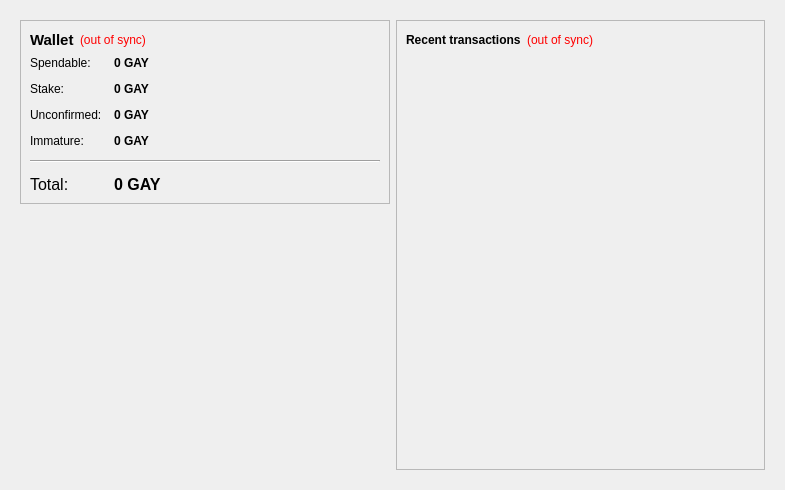
<?xml version="1.0" encoding="UTF-8"?>
<ui version="4.0">
 <class>OverviewPage</class>
 <widget class="QWidget" name="OverviewPage">
  <property name="geometry">
   <rect>
    <x>0</x>
    <y>0</y>
    <width>785</width>
    <height>490</height>
   </rect>
  </property>
  <property name="windowTitle">
   <string>Form</string>
  </property>
  <layout class="QHBoxLayout" name="horizontalLayout" stretch="0">
   <item>
    <widget class="QFrame" name="frameMain">
     <property name="frameShape">
      <enum>QFrame::NoFrame</enum>
     </property>
     <layout class="QHBoxLayout" name="horizontalLayout_3">
      <item>
       <layout class="QVBoxLayout" name="verticalLayout_2">
        <item>
         <widget class="QFrame" name="frame">
          <property name="frameShape">
           <enum>QFrame::StyledPanel</enum>
          </property>
          <property name="frameShadow">
           <enum>QFrame::Raised</enum>
          </property>
          <layout class="QVBoxLayout" name="verticalLayout_4">
           <item>
            <layout class="QHBoxLayout" name="horizontalLayout_4">
             <item>
              <widget class="QLabel" name="label_5">
               <property name="font">
                <font>
                 <pointsize>11</pointsize>
                 <weight>75</weight>
                 <bold>true</bold>
                </font>
               </property>
               <property name="text">
                <string>Wallet</string>
               </property>
              </widget>
             </item>
             <item>
              <widget class="QLabel" name="labelWalletStatus">
               <property name="toolTip">
                <string>The displayed information may be out of date. Your wallet automatically synchronizes with the GAY Coin network after a connection is established, but this process has not completed yet.</string>
               </property>
               <property name="styleSheet">
                <string notr="true">QLabel { color: red; }</string>
               </property>
               <property name="text">
                <string notr="true">(out of sync)</string>
               </property>
               <property name="alignment">
                <set>Qt::AlignLeading|Qt::AlignLeft|Qt::AlignVCenter</set>
               </property>
              </widget>
             </item>
             <item>
              <spacer name="horizontalSpacer_2">
               <property name="orientation">
                <enum>Qt::Horizontal</enum>
               </property>
               <property name="sizeHint" stdset="0">
                <size>
                 <width>40</width>
                 <height>20</height>
                </size>
               </property>
              </spacer>
             </item>
            </layout>
           </item>
           <item>
            <layout class="QFormLayout" name="formLayout_2">
             <property name="fieldGrowthPolicy">
              <enum>QFormLayout::AllNonFixedFieldsGrow</enum>
             </property>
             <property name="horizontalSpacing">
              <number>12</number>
             </property>
             <property name="verticalSpacing">
              <number>12</number>
             </property>
             <item row="0" column="0">
              <widget class="QLabel" name="label">
               <property name="text">
                <string>Spendable:</string>
               </property>
              </widget>
             </item>
             <item row="0" column="1">
              <widget class="QLabel" name="labelBalance">
               <property name="font">
                <font>
                 <weight>75</weight>
                 <bold>true</bold>
                </font>
               </property>
               <property name="cursor">
                <cursorShape>IBeamCursor</cursorShape>
               </property>
               <property name="toolTip">
                <string>Your current spendable balance</string>
               </property>
               <property name="text">
                <string notr="true">0 GAY</string>
               </property>
               <property name="textInteractionFlags">
                <set>Qt::LinksAccessibleByMouse|Qt::TextSelectableByKeyboard|Qt::TextSelectableByMouse</set>
               </property>
              </widget>
             </item>
             <item row="1" column="0">
              <widget class="QLabel" name="label_6">
               <property name="text">
                <string>Stake:</string>
               </property>
              </widget>
             </item>
             <item row="1" column="1">
              <widget class="QLabel" name="labelStake">
               <property name="font">
                <font>
                 <weight>75</weight>
                 <bold>true</bold>
                </font>
               </property>
               <property name="cursor">
                <cursorShape>IBeamCursor</cursorShape>
               </property>
               <property name="toolTip">
                <string>Total of coins that was staked, and do not yet count toward the current balance</string>
               </property>
               <property name="text">
                <string notr="true">0 GAY</string>
               </property>
               <property name="textInteractionFlags">
                <set>Qt::LinksAccessibleByMouse|Qt::TextSelectableByKeyboard|Qt::TextSelectableByMouse</set>
               </property>
              </widget>
             </item>
             <item row="2" column="0">
              <widget class="QLabel" name="label_3">
               <property name="text">
                <string>Unconfirmed:</string>
               </property>
              </widget>
             </item>
             <item row="2" column="1">
              <widget class="QLabel" name="labelUnconfirmed">
               <property name="font">
                <font>
                 <weight>75</weight>
                 <bold>true</bold>
                </font>
               </property>
               <property name="cursor">
                <cursorShape>IBeamCursor</cursorShape>
               </property>
               <property name="toolTip">
                <string>Total of transactions that have yet to be confirmed, and do not yet count toward the current balance</string>
               </property>
               <property name="text">
                <string notr="true">0 GAY</string>
               </property>
               <property name="textInteractionFlags">
                <set>Qt::LinksAccessibleByMouse|Qt::TextSelectableByKeyboard|Qt::TextSelectableByMouse</set>
               </property>
              </widget>
             </item>
             <item row="3" column="0">
              <widget class="QLabel" name="labelImmatureText">
               <property name="text">
                <string>Immature:</string>
               </property>
              </widget>
             </item>
             <item row="3" column="1">
              <widget class="QLabel" name="labelImmature">
               <property name="font">
                <font>
                 <weight>75</weight>
                 <bold>true</bold>
                </font>
               </property>
               <property name="toolTip">
                <string>Mined balance that has not yet matured</string>
               </property>
               <property name="text">
                <string notr="true">0 GAY</string>
               </property>
               <property name="textInteractionFlags">
                <set>Qt::LinksAccessibleByMouse|Qt::TextSelectableByKeyboard|Qt::TextSelectableByMouse</set>
               </property>
              </widget>
             </item>
             <item row="4" column="0" colspan="2">
              <widget class="Line" name="line">
               <property name="orientation">
                <enum>Qt::Horizontal</enum>
               </property>
              </widget>
             </item>
             <item row="5" column="0">
              <widget class="QLabel" name="labelTotalText">
               <property name="font">
                <font>
                 <pointsize>12</pointsize>
                </font>
               </property>
               <property name="text">
                <string>Total:</string>
               </property>
              </widget>
             </item>
             <item row="5" column="1">
              <widget class="QLabel" name="labelTotal">
               <property name="font">
                <font>
                 <pointsize>12</pointsize>
                 <weight>75</weight>
                 <bold>true</bold>
                </font>
               </property>
               <property name="cursor">
                <cursorShape>IBeamCursor</cursorShape>
               </property>
               <property name="toolTip">
                <string>Your current total balance</string>
               </property>
               <property name="text">
                <string notr="true">0 GAY</string>
               </property>
               <property name="textInteractionFlags">
                <set>Qt::LinksAccessibleByMouse|Qt::TextSelectableByKeyboard|Qt::TextSelectableByMouse</set>
               </property>
              </widget>
             </item>
            </layout>
           </item>
          </layout>
         </widget>
        </item>
        <item>
         <spacer name="verticalSpacer">
          <property name="orientation">
           <enum>Qt::Vertical</enum>
          </property>
          <property name="sizeHint" stdset="0">
           <size>
            <width>20</width>
            <height>40</height>
           </size>
          </property>
         </spacer>
        </item>
        <item>
         <widget class="QLabel" name="label_2">
          <property name="text">
           <string/>
          </property>
          <property name="pixmap">
           <pixmap resource="../bitcoin.qrc">:/images/wallet</pixmap>
          </property>
          <property name="alignment">
           <set>Qt::AlignCenter</set>
          </property>
         </widget>
        </item>
       </layout>
      </item>
      <item>
       <layout class="QVBoxLayout" name="verticalLayout_3">
        <item>
         <widget class="QFrame" name="frame_2">
          <property name="frameShape">
           <enum>QFrame::StyledPanel</enum>
          </property>
          <property name="frameShadow">
           <enum>QFrame::Raised</enum>
          </property>
          <layout class="QVBoxLayout" name="verticalLayout">
           <item>
            <layout class="QHBoxLayout" name="horizontalLayout_2">
             <item>
              <widget class="QLabel" name="label_4">
               <property name="text">
                <string>&lt;b&gt;Recent transactions&lt;/b&gt;</string>
               </property>
              </widget>
             </item>
             <item>
              <widget class="QLabel" name="labelTransactionsStatus">
               <property name="toolTip">
                <string>The displayed information may be out of date. Your wallet automatically synchronizes with the GAY Coin network after a connection is established, but this process has not completed yet.</string>
               </property>
               <property name="styleSheet">
                <string notr="true">QLabel { color: red; }</string>
               </property>
               <property name="text">
                <string notr="true">(out of sync)</string>
               </property>
               <property name="alignment">
                <set>Qt::AlignRight|Qt::AlignTrailing|Qt::AlignVCenter</set>
               </property>
              </widget>
             </item>
             <item>
              <spacer name="horizontalSpacer">
               <property name="orientation">
                <enum>Qt::Horizontal</enum>
               </property>
               <property name="sizeHint" stdset="0">
                <size>
                 <width>40</width>
                 <height>20</height>
                </size>
               </property>
              </spacer>
             </item>
            </layout>
           </item>
           <item>
            <widget class="QListView" name="listTransactions">
             <property name="styleSheet">
              <string notr="true">QListView { background: transparent; }</string>
             </property>
             <property name="frameShape">
              <enum>QFrame::NoFrame</enum>
             </property>
             <property name="verticalScrollBarPolicy">
              <enum>Qt::ScrollBarAlwaysOff</enum>
             </property>
             <property name="horizontalScrollBarPolicy">
              <enum>Qt::ScrollBarAlwaysOff</enum>
             </property>
             <property name="selectionMode">
              <enum>QAbstractItemView::NoSelection</enum>
             </property>
            </widget>
           </item>
          </layout>
         </widget>
        </item>
       </layout>
      </item>
     </layout>
    </widget>
   </item>
  </layout>
 </widget>
 <resources>
  <include location="../bitcoin.qrc"/>
 </resources>
 <connections/>
</ui>
